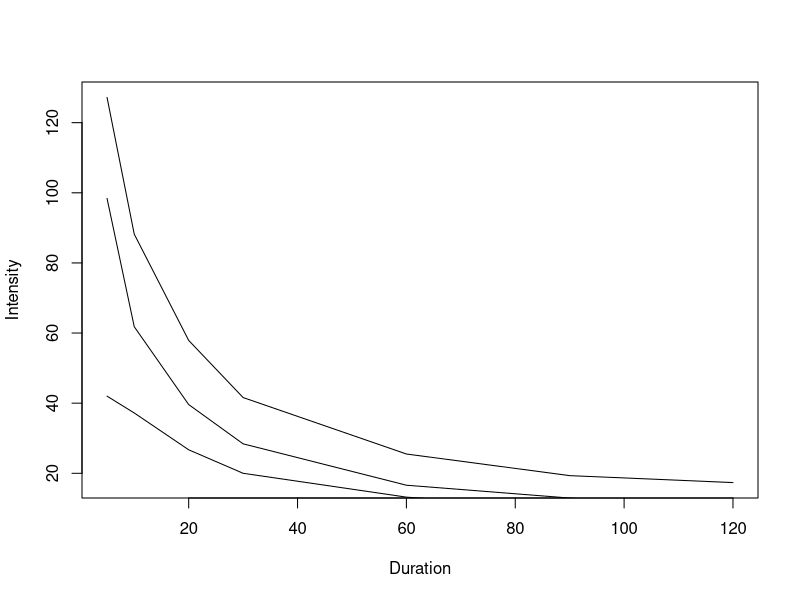

Write the R code that produced this figure.
#page no: 135

t = c(5, 10, 20, 30, 60, 90, 120);  
x10   = c(10.6, 14.7, 19.3, 20.8, 25.5, 29, 34.7);  
x2  = c(8.2, 10.3, 13.2, 14.2, 16.6 ,19.4, 21.4);  
x1   = c(3.5, 6.2, 8.9, 10, 13.2, 15, 16.5);
i1 = x10*60/t; 
i2 = x2*60/t ;
i3 = x1*60/t; 
plot(t,i1, xlab = "Duration", ylab = "Intensity", type='l' )
lines(t,i2)
lines(t,i3)
